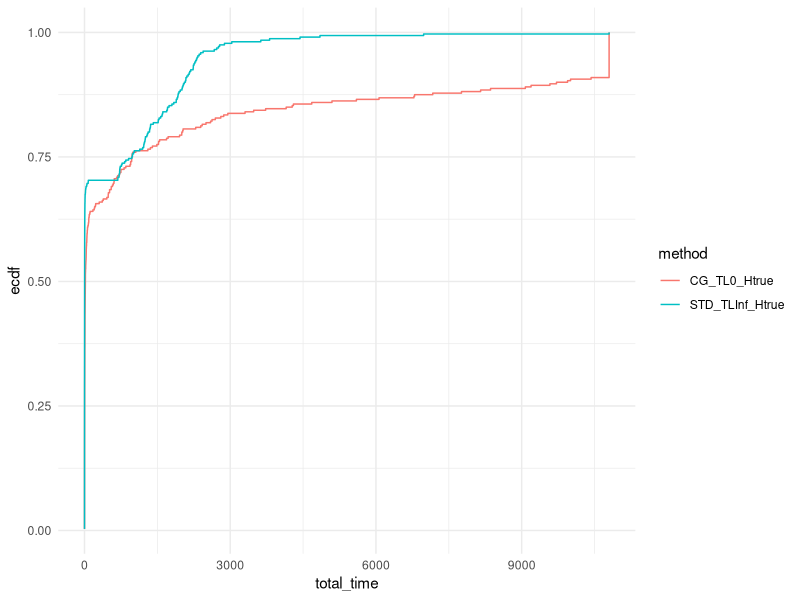
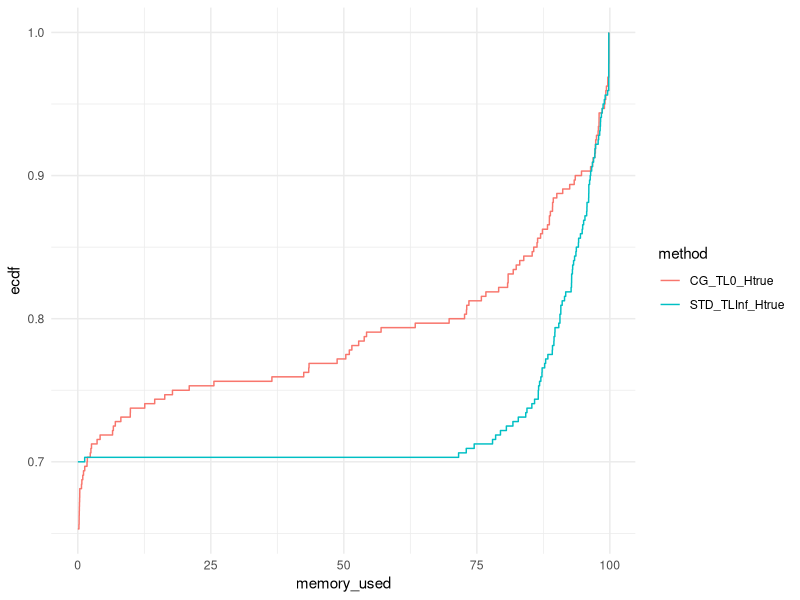
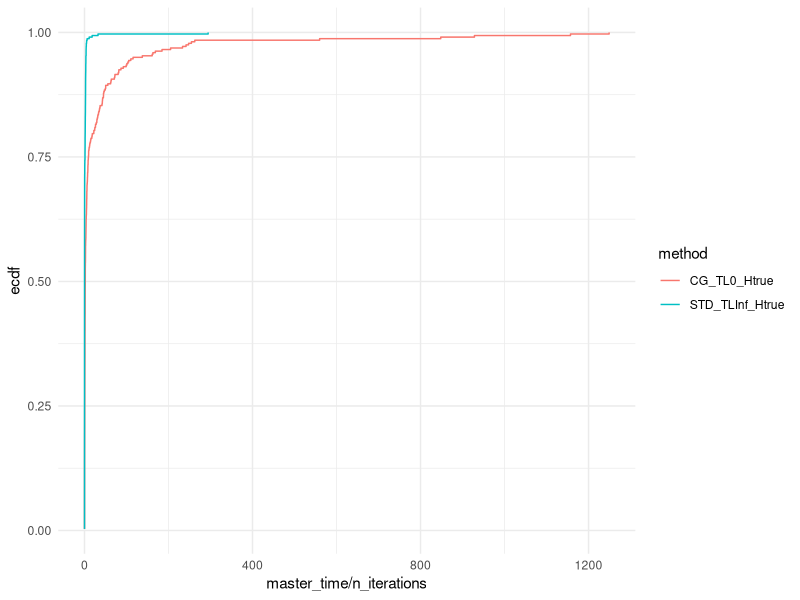
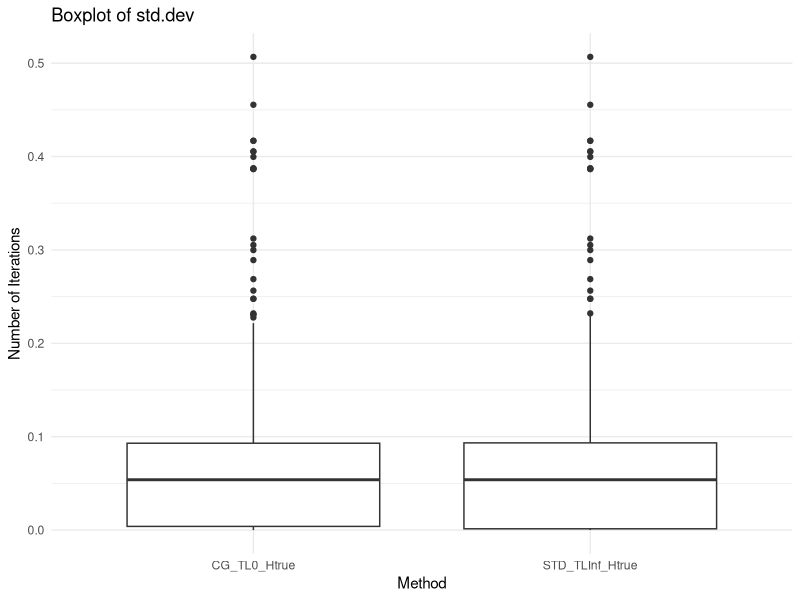

Reproduce these figures in R, in order.
## ---- chunk 1
library(rmarkdown)
library(kableExtra)
library(tidyr)
library(ggplot2)
suppressPackageStartupMessages(library(dplyr))
## ---- chunk 2
data = read.csv("results.csv", header = FALSE)
colnames(data) = c("slurm_file", "tag", "instance", "standard_phase_time_limit_raw", "Gamma", "with_heuristic", "standard_phase_time_limit", "master_solver", "status", "reason", "has_large_scaled", "n_iterations", "total_time", "master_time", "adversarial_time", "best_bound", "best_obj", "relative_gap", "absolute_gap", "second_stage.mean", "second_stage.std_dev", "adversarial_unexpected_status", "memory_used", "memory_limit")
data = data %>% mutate(instance = basename(instance),
                n_jobs = as.numeric(sub(".*N(\\d+)_R.*", "\\1", instance))
                )
## ---- chunk 3
data = data[, !(names(data) %in% c("tag", "blank"))]
## ---- chunk 4
if (sum(data$tag == "iteration") > 0 ) {
  data[data$tag == "iteration",]$total_time = 10800 
}

if (sum(data$total_time > 10800) > 0 ) {
  data[data$total_time > 10800,]$total_time = 10800 
}
## ---- chunk 5
data$method = paste0(data$master_solver, "_TL", data$standard_phase_time_limit, "_H", data$with_heuristic)
unique(data$method)
## ---- chunk 6
paged_table(data)
## ---- chunk 7
# Define the relative tolerance
tolerance <- 10^-2

# Filter the data where time < 18000 and group by 'instance'
validation <- data %>%
  filter(total_time < 18000) %>%
  group_by(instance) %>%
  summarise(min_best_obj = min(best_obj), max_best_obj = max(best_obj)) %>%
  mutate(valid = (max_best_obj - min_best_obj) / min_best_obj <= tolerance)

# Check if all instances are valid
if (all(validation$valid)) {
  print("All methods find the same best_obj value within the relative tolerance for all instances.")
} else {
  print("Methods do not find the same best_obj value within the relative tolerance for some instances.")
  print(validation %>% filter(!valid))  # Show the instances that failed validation
}
## ---- chunk 8
ggplot(data, aes(x = total_time, col = method)) + stat_ecdf(pad = FALSE) +
  coord_cartesian(xlim = c(0,10800)) +
  #scale_x_log10() +
  theme_minimal()

ggplot(data, aes(x = memory_used, col = method)) +
  stat_ecdf(pad = FALSE) +
  theme_minimal()
## ---- chunk 9
ggplot(data, aes(x = master_time / n_iterations, col = method)) + stat_ecdf(pad = FALSE) +
  # coord_cartesian(xlim = c(0,18000)) +
  theme_minimal()
## ---- chunk 10
data_with_ecdf = data %>%
  group_by(method) %>%
  arrange(total_time) %>%
  mutate(ecdf_value = ecdf(total_time)(total_time)) %>%
  ungroup()

for (method in unique(data_with_ecdf$method)) {
  output = data_with_ecdf[data_with_ecdf$method == method,]
  output = output[,c("total_time", "ecdf_value")]
  output$log_total_time = log10(output$total_time)
  output = output[output$total_time < 18000,]
  write.csv(output, file = paste0(method, ".csv"), row.names = FALSE)
}
## ---- chunk 11
summary_data_lt_18000 <- data %>%
  filter(total_time < 18000) %>%
  group_by(n_jobs, Gamma, method) %>%
  summarize(
    avg_total_time = mean(total_time, na.rm = TRUE),
    avg_master_time = mean(master_time, na.rm = TRUE),
    avg_adversarial_time = mean(adversarial_time, na.rm = TRUE),
    avg_n_iterations = mean(n_iterations, na.rm = TRUE),
    sum_has_large_scaled = sum(has_large_scaled),
    num_lines = n(),
    .groups = "drop"
  ) %>%
  ungroup() %>%
  arrange(n_jobs, Gamma, method)
## ---- chunk 12
summary_data_ge_18000 <- data %>%
  filter(total_time >= 18000) %>%
  group_by(n_jobs, Gamma, method) %>%
  summarize(
    avg_n_iterations_unsolved = mean(n_iterations, na.rm = TRUE),
    num_lines_unsolved = n()
  ) %>%
  ungroup() %>%
  arrange(n_jobs, Gamma, method)
## ---- chunk 13
transposed_data_lt_18000 <- summary_data_lt_18000 %>%
  pivot_wider(names_from = method, values_from = avg_total_time:num_lines)

transposed_data_ge_18000 <- summary_data_ge_18000 %>%
  pivot_wider(names_from = method, values_from = avg_n_iterations_unsolved:num_lines_unsolved) %>%
  select(-n_jobs, -Gamma)

transposed_data_lt_18000 %>% kable()
transposed_data_ge_18000 %>% kable()

#cbind(
#  transposed_data_lt_18000,
#  transposed_data_ge_18000
#) %>%
#  kable() %>%
#  kable_styling(full_width = FALSE, position = "center")
## ---- chunk 14
ggplot(data, aes(x = method, y = second_stage.std_dev / abs(second_stage.mean))) +
  geom_boxplot() +
  labs(title = "Boxplot of std.dev",
       x = "Method",
       y = "Number of Iterations") +
  theme_minimal()
